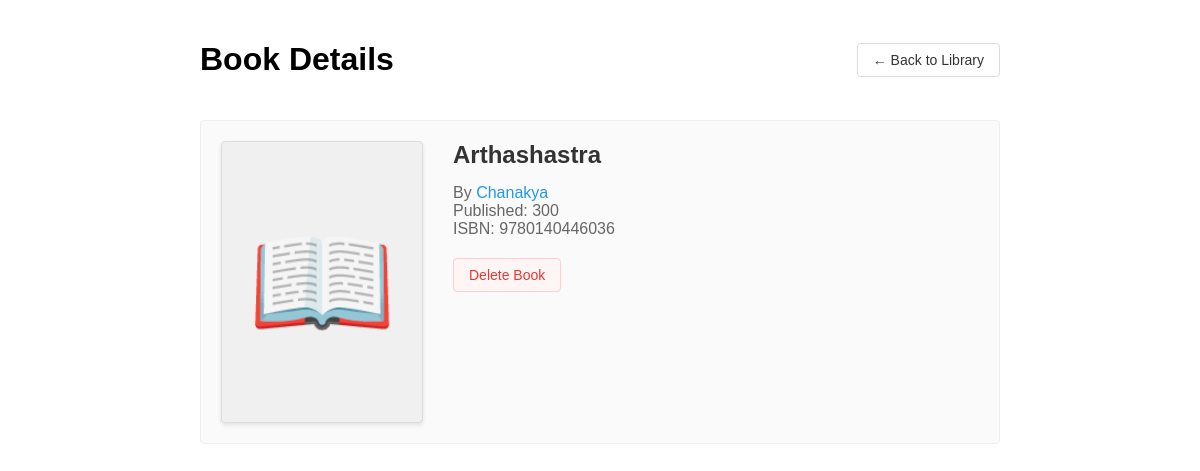
The page /book/2 on the database its author committed.
### data_models.py (models this page shows, shortened)
class Book(db.Model):
    __tablename__ = 'book'
    id = db.Column(db.Integer, primary_key=True, autoincrement=True)
    isbn = db.Column(db.String(13), nullable=False, unique=True)
    title = db.Column(db.String(200), nullable=False)
    publication_year = db.Column(db.Integer, nullable=False)
    author_id = db.Column(db.Integer, db.ForeignKey('author.id'), nullable=False)

class Author(db.Model):
    __tablename__ = 'author'
    id = db.Column(db.Integer, primary_key=True, autoincrement=True)
    name = db.Column(db.String(100), nullable=False, unique=True)
    birth_date = db.Column(db.Date, nullable=False)
    date_of_death = db.Column(db.Date, nullable=True)
    books = db.relationship('Book', backref='author', lazy=True, cascade='all, delete-orphan')

### app.py (the view)
@app.route('/book/<int:book_id>')
def book_detail(book_id):
    book = Book.query.get_or_404(book_id)
    book.cover_url = get_book_cover(book.isbn)
    return render_template('book_detail.html', book=book)

### app.py (called while the page is built)
def get_book_cover(isbn):
    url = "https://covers.openlibrary.org/b/isbn/" + isbn + "-M.jpg"
    return url

### templates/book_detail.html (shortened to what this page needs)
<!DOCTYPE html>
<html>
<head>
</head>
<body>
<div class="header">
    <h1>Book Details</h1>
    <a href="{{ url_for('show_home') }}" class="nav-link">← Back to Library</a>
</div>
<div class="book-detail">
    <div class="book-cover">
    </div>
    <div class="book-info">
        <h2 class="book-title">{{ book.title }}</h2>
        <div class="book-meta">
            By <a href="{{ url_for('author_detail', author_id=book.author.id) }}" class="author-link">{{
            book.author.name }}</a><br>
            Published: {{ book.publication_year }}<br>
            ISBN: {{ book.isbn }}
        </div>
        <form action="{{ url_for('delete_book', book_id=book.id) }}" method="POST" class="delete-form"
              onsubmit="return confirm('Are you sure you want to delete this book?');">
            <button type="submit" class="delete-btn">Delete Book</button>
        </form>
    </div>
</div>
</body>
</html>

### templates/book_detail.html (style rules this page uses)
body { max-width: 800px; margin: 0 auto; padding: 20px; font-family: Arial, sans-serif; }
.header { display: flex; justify-content: space-between; align-items: center; margin-bottom: 20px; }
.nav-link { padding: 8px 15px; border: 1px solid #ddd; border-radius: 4px; background: white; color: #333; text-decoration: none; font-size: 14px; display: inline-flex; align-items: center; gap: 5px; }
.book-detail { display: flex; gap: 30px; background: #fafafa; padding: 20px; border-radius: 4px; border: 1px solid #eee; }
.book-cover { flex-shrink: 0; }
.book-info { flex-grow: 1; }
.book-title { margin: 0 0 15px 0; color: #333; }
.book-meta { color: #666; margin-bottom: 20px; }
.author-link { color: #2196F3; text-decoration: none; }
.delete-form { margin-top: 20px; }
.delete-btn { background: #fff5f5; color: #e53935; border: 1px solid #ffcdd2; padding: 8px 15px; border-radius: 4px; cursor: pointer; font-size: 14px; }

### rows shown on the page
Book: title "Arthashastra", publication_year "300", isbn "9780140446036"
Author: author.name "Chanakya"
